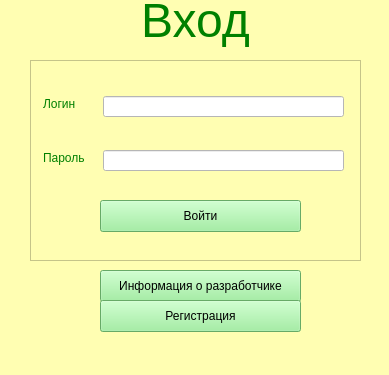
<?xml version="1.0" encoding="UTF-8"?>
<ui version="4.0">
 <class>MainWindow</class>
 <widget class="QMainWindow" name="MainWindow">
  <property name="geometry">
   <rect>
    <x>0</x>
    <y>0</y>
    <width>389</width>
    <height>375</height>
   </rect>
  </property>
  <property name="windowTitle">
   <string>MainWindow</string>
  </property>
  <property name="styleSheet">
   <string notr="true">background-color:rgb(255, 254, 178);</string>
  </property>
  <widget class="QWidget" name="centralwidget">
   <widget class="QLabel" name="label">
    <property name="geometry">
     <rect>
      <x>140</x>
      <y>-10</y>
      <width>111</width>
      <height>61</height>
     </rect>
    </property>
    <property name="styleSheet">
     <string notr="true">color: green;</string>
    </property>
    <property name="text">
     <string>&lt;html&gt;&lt;head/&gt;&lt;body&gt;&lt;p align=&quot;center&quot;&gt;&lt;span style=&quot; font-size:36pt;&quot;&gt;Вход&lt;/span&gt;&lt;/p&gt;&lt;/body&gt;&lt;/html&gt;</string>
    </property>
   </widget>
   <widget class="QFrame" name="frame">
    <property name="geometry">
     <rect>
      <x>30</x>
      <y>60</y>
      <width>331</width>
      <height>201</height>
     </rect>
    </property>
    <property name="frameShape">
     <enum>QFrame::StyledPanel</enum>
    </property>
    <property name="frameShadow">
     <enum>QFrame::Raised</enum>
    </property>
    <widget class="QLabel" name="lbLogin">
     <property name="geometry">
      <rect>
       <x>13</x>
       <y>36</y>
       <width>38</width>
       <height>16</height>
      </rect>
     </property>
     <property name="styleSheet">
      <string notr="true">color: green;</string>
     </property>
     <property name="text">
      <string>Логин</string>
     </property>
    </widget>
    <widget class="QLabel" name="lbPurpose">
     <property name="geometry">
      <rect>
       <x>13</x>
       <y>90</y>
       <width>46</width>
       <height>16</height>
      </rect>
     </property>
     <property name="styleSheet">
      <string notr="true">color: green;</string>
     </property>
     <property name="text">
      <string>Пароль</string>
     </property>
    </widget>
    <widget class="QLineEdit" name="passwordEdit">
     <property name="geometry">
      <rect>
       <x>73</x>
       <y>90</y>
       <width>241</width>
       <height>21</height>
      </rect>
     </property>
     <property name="styleSheet">
      <string notr="true">background-color:white;</string>
     </property>
    </widget>
    <widget class="QLineEdit" name="loginEdit">
     <property name="geometry">
      <rect>
       <x>73</x>
       <y>36</y>
       <width>241</width>
       <height>21</height>
      </rect>
     </property>
     <property name="styleSheet">
      <string notr="true">background-color:white;</string>
     </property>
    </widget>
    <widget class="QPushButton" name="loginButton">
     <property name="geometry">
      <rect>
       <x>70</x>
       <y>140</y>
       <width>201</width>
       <height>32</height>
      </rect>
     </property>
     <property name="styleSheet">
      <string notr="true">color: black;
background-color: lightgreen;</string>
     </property>
     <property name="text">
      <string>Войти</string>
     </property>
    </widget>
   </widget>
   <widget class="QPushButton" name="dev">
    <property name="geometry">
     <rect>
      <x>100</x>
      <y>270</y>
      <width>201</width>
      <height>32</height>
     </rect>
    </property>
    <property name="styleSheet">
     <string notr="true">color: black;
background-color: lightgreen;</string>
    </property>
    <property name="text">
     <string>Информация о разработчике</string>
    </property>
   </widget>
   <widget class="QWidget" name="layoutWidget">
    <property name="geometry">
     <rect>
      <x>0</x>
      <y>0</y>
      <width>2</width>
      <height>2</height>
     </rect>
    </property>
    <layout class="QVBoxLayout" name="verticalLayout"/>
   </widget>
   <widget class="QWidget" name="layoutWidget">
    <property name="geometry">
     <rect>
      <x>0</x>
      <y>0</y>
      <width>2</width>
      <height>2</height>
     </rect>
    </property>
    <layout class="QGridLayout" name="gridLayout"/>
   </widget>
   <widget class="QWidget" name="layoutWidget">
    <property name="geometry">
     <rect>
      <x>0</x>
      <y>0</y>
      <width>2</width>
      <height>2</height>
     </rect>
    </property>
    <layout class="QVBoxLayout" name="verticalLayout_2"/>
   </widget>
   <widget class="QPushButton" name="registration">
    <property name="geometry">
     <rect>
      <x>100</x>
      <y>300</y>
      <width>201</width>
      <height>32</height>
     </rect>
    </property>
    <property name="styleSheet">
     <string notr="true">color: black;
background-color: lightgreen;</string>
    </property>
    <property name="text">
     <string>Регистрация</string>
    </property>
   </widget>
  </widget>
  <widget class="QMenuBar" name="menubar">
   <property name="geometry">
    <rect>
     <x>0</x>
     <y>0</y>
     <width>389</width>
     <height>24</height>
    </rect>
   </property>
  </widget>
  <widget class="QStatusBar" name="statusbar"/>
 </widget>
 <resources/>
 <connections/>
</ui>
